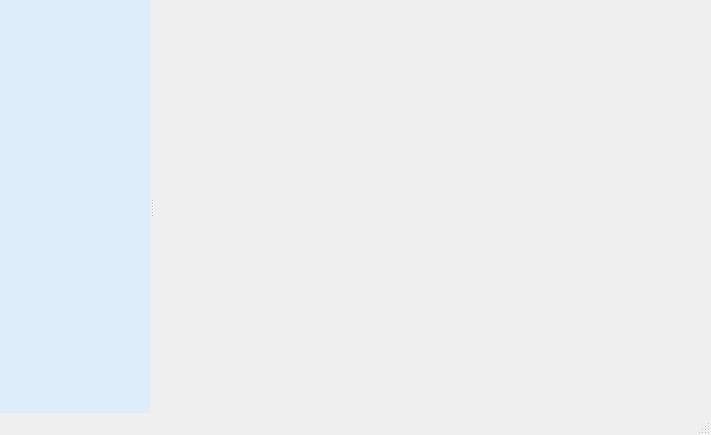
<?xml version="1.0" encoding="UTF-8"?>
<ui version="4.0">
 <class>MainWindow</class>
 <widget class="QMainWindow" name="MainWindow">
  <property name="geometry">
   <rect>
    <x>0</x>
    <y>0</y>
    <width>711</width>
    <height>435</height>
   </rect>
  </property>
  <property name="windowTitle">
   <string>MainWindow</string>
  </property>
  <property name="styleSheet">
   <string notr="true">/* 左导航栏 */
#widget_left_nav{	
	background-color: #ddedfa;
}
#widget_left_nav QToolButton{
	color: #000000;
	background-color: none;
    border:none;
    padding: 2px 2px 2px 2px;
	min-height: 0px;
    border-radius:0px;
}
#widget_left_nav QToolButton:checked{
	color: #3096f8;
}
#widget_left_nav QToolButton:hover{
	color: #ffffff;
	background-color: #2e9eea;
}

/* 分割线 */
#widget_left_nav #HLine{
	background-color: #ddedfa;
	border-top: 1px solid #a0a0a0; 
}

#CustomHorizontalHeaderView::section:horizontal{
	border: none;
	padding-left:5px;
	padding-right:5px;
	color: rgb(255, 255, 255);
}

#CustomHorizontalHeaderView::section:!last{
	border-right: 1px solid rgb(230, 230, 230);
}
#CustomTableView{
	alternate-background-color: rgb(242,242,242);
	background-color: rgb(255,255,255);
	selection-background-color: #0078D7;
	selection-color: #FAFAFA;
	gridline-color: rgb(230, 230, 230);
	border-top: none;
	border-right: 1px solid rgb(230, 230, 230);
	border-left: 1px solid rgb(230, 230, 230);
	border-bottom: 1px solid rgb(230, 230, 230);
}
#CustomHeaderView #widget_header{
	background-color:qlineargradient(x1:0,y1:1,x2:0,y2:0,stop:0 rgba(17,127,225, 1),stop:1 rgba(48,150,248, 0.5));;
	border-right: 1px solid rgb(230, 230, 230);
}
#CustomHeaderView #widget_header QLabel{
	color: rgb(255, 255, 255);
}
#CustomHeaderView #widget_header QToolButton{
	background-color:none;
  	border:none;
}
#CustomHeaderView #widget_header QToolButton:hover{
	background-color: #2e9eea;
}
#CustomHeaderView #widget_header QToolButton:pressed{
	background-color:palette(highlight);
}
#CustomHeaderView #widget_header QToolButton:checked{
	background-color: #C2C2C2;
}
#CustomHeaderView QToolButton{
    min-height: 0px;
    border-radius:0px;
    padding:0px;
    background-color: transparent;
}</string>
  </property>
  <widget class="QWidget" name="centralwidget">
   <layout class="QGridLayout" name="gridLayout">
    <property name="leftMargin">
     <number>0</number>
    </property>
    <property name="topMargin">
     <number>0</number>
    </property>
    <property name="rightMargin">
     <number>0</number>
    </property>
    <property name="bottomMargin">
     <number>0</number>
    </property>
    <property name="spacing">
     <number>0</number>
    </property>
    <item row="0" column="0">
     <widget class="QSplitter" name="splitter">
      <property name="frameShape">
       <enum>QFrame::NoFrame</enum>
      </property>
      <property name="frameShadow">
       <enum>QFrame::Plain</enum>
      </property>
      <property name="lineWidth">
       <number>0</number>
      </property>
      <property name="orientation">
       <enum>Qt::Horizontal</enum>
      </property>
      <widget class="QWidget" name="widget_left_nav" native="true">
       <property name="sizePolicy">
        <sizepolicy hsizetype="Minimum" vsizetype="Preferred">
         <horstretch>0</horstretch>
         <verstretch>0</verstretch>
        </sizepolicy>
       </property>
       <property name="minimumSize">
        <size>
         <width>50</width>
         <height>0</height>
        </size>
       </property>
       <property name="maximumSize">
        <size>
         <width>150</width>
         <height>16777215</height>
        </size>
       </property>
       <property name="toolTipDuration">
        <number>-1</number>
       </property>
       <layout class="QGridLayout" name="gridLayout_2">
        <item row="0" column="0">
         <layout class="QVBoxLayout" name="verticalLayout_left_nav"/>
        </item>
        <item row="1" column="0">
         <spacer name="verticalSpacer">
          <property name="orientation">
           <enum>Qt::Vertical</enum>
          </property>
          <property name="sizeHint" stdset="0">
           <size>
            <width>20</width>
            <height>247</height>
           </size>
          </property>
         </spacer>
        </item>
       </layout>
      </widget>
      <widget class="QStackedWidget" name="stackedWidget"/>
     </widget>
    </item>
   </layout>
  </widget>
  <widget class="QStatusBar" name="statusbar"/>
 </widget>
 <resources/>
 <connections/>
</ui>
